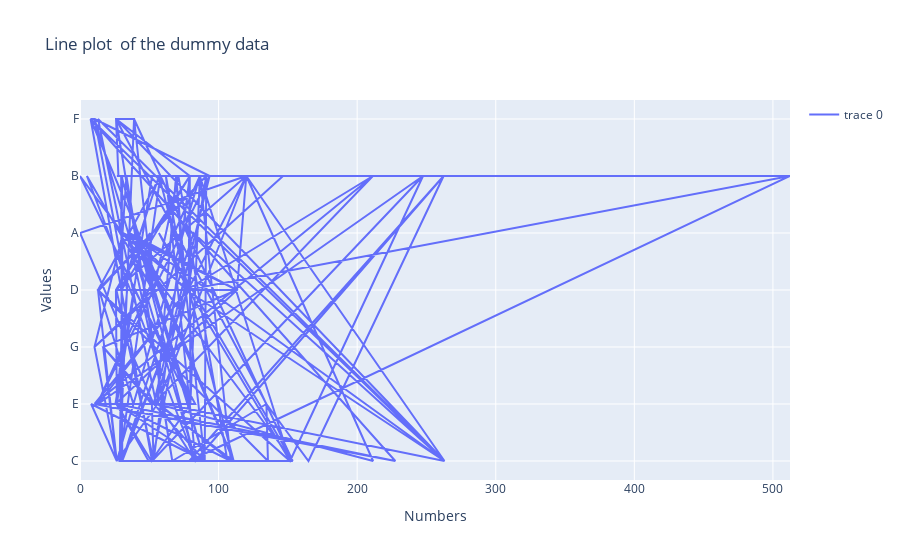

Write notebook code for a chart like this one.
### Code cell
# how to customize the plot
fig.update_layout(
    title = 'Line plot  of the dummy data',
    xaxis=dict(title='Numbers'),
    yaxis=dict(title='Values'),
    showlegend = True,
)

### Figure 1 — Plotly figure (JSON) as saved in the notebook; plotly's stock layout.template omitted (floating-point values rounded to 4 significant figures; data arrays with more than 128 entries replaced by an {"elided": "..."} marker saying what was removed)
{"data": [{"type": "scatter", "x": {"elided": "182 float values"}, "y": {"elided": "182 str values"}}], "layout": {"showlegend": true, "title": {"text": "Line plot  of the dummy data"}, "xaxis": {"title": {"text": "Numbers"}}, "yaxis": {"title": {"text": "Values"}}}}
